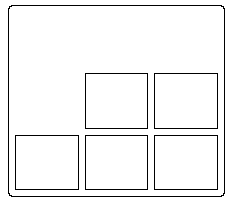
#> input picture foreground/foreground: 0.png, 232 x 204 px; its folder holds only this picture in this run
$ python test.py 'foreground/foreground: 0.png' 5 5
#> lines starting #> are read from the running program, lines starting #| are printed output that depends on the picture; after the words box and inside, x2 and y2 are one past the last pixel; in counts of white or black regions, pixels touching at a corner belong together
#> further down, im is the input picture: shape (204, 232, 3); 95.8% white; black in thin lines or dots, all inside (x1, y1, x2, y2) = (8, 5, 225, 197)
### img_to_stl/texton_color_utils.py
import cv2
import sys
import numpy as np
from img_to_stl.create_LM_filters import LMFilters
from img_to_stl.convolve_LM_filters import preprocessImageWithKernles
from img_to_stl.get_final_vectors import createVector
from img_to_stl.K_Means import KMeansLMfilters
from img_to_stl.reconstruct_image import reconstructImage
import random
random.seed(128)

class Textons(object):
    def __init__(self, image, cluster_centers, iterations, type_of_assignment):
        """
        inputs:
            1.image ==> numpy array (grayscaled image)
            2.number of cluster centers ==> integer
            3.number of iterations ==> integers
            4.type of colors assignment in the final image ==> integer 0 for 'RANDOM' or 1 for'DEFINED'

        output:
            numpy array of image after k means wiht LM filters
        """
#> called with cluster_centers = 5, iterations = 5, type_of_assignment = 1

        try:
            self.im_color = image
            self.im_intermediate  = np.zeros_like(self.im_color)
            self.im_intermediate[:] = self.im_color.mean(axis=-1, keepdims = 1)
            self.im = self.im_intermediate[:,:,0]

        except:
            print("Error loading image!")
            sys.exit()

        self.cluster_centers = cluster_centers
        self.iterations = iterations
        self.type_of_assignment = type_of_assignment

    def textons(self):
        #create LM filters
        LM_filters = LMFilters()
        filters = np.array(LM_filters.makeLMfilters())#import filters as numpy array
        #check filters
        #print("filters created...")
        #print(filters.shape)
        #genrate vectors applying kMeans
        I = preprocessImageWithKernles(self.im, self.im_color)
        I.merge()
        I.apply_kernel(filters)
        ##I.apply_kernel(np.load("LMkernels.npy"))
        features_for_kmeans, color_image = I.create_vectors()
        # [5 lines of commented-out code are left out]
        V = createVector(features_for_kmeans, self.im, color_image)
        final_feature_vectors = V.generateVectors()
        # [5 lines of commented-out code are left out]
        K = KMeansLMfilters(final_feature_vectors, no_of_clusters=self.cluster_centers,no_of_iterations=self.iterations)
        final = K.kMeans()
        #print("done")
        #reconstrcut image after k means
        final_image = reconstructImage(final,image=self.im,number_of_centers=self.cluster_centers,
                                        assignment_type= self.type_of_assignment)
        display_image = final_image.reconstruct()
        #print('final image array ...')
        return display_image

### img_to_stl/create_LM_filters.py
import cv2
import sys
import numpy as np

class LMFilters(object):
    """
    generate LM filters for textons
    """
    def __init__(self):
        pass

    def gaussian1d(self, sigma, mean, x, ord):
        """
        return gaussian differentiation for 1st and 2nd order deravatives
        """
        x = np.array(x)
        x_ = x - mean
        var = sigma**2
        # Gaussian Function
        g1 = (1/np.sqrt(2*np.pi*var))*(np.exp((-1*x_*x_)/(2*var)))

        if ord == 0:
            g = g1
            return g #gaussian function
        elif ord == 1:
            g = -g1*((x_)/(var))
            return g #1st order differentiation
        else:
            g = g1*(((x_*x_) - var)/(var**2))
            return g #2nd order differentiation

    def gaussian2d(self,sup, scales):
        var = scales * scales
        shape = (sup,sup)
        n,m = [(i - 1)/2 for i in shape]
        x,y = np.ogrid[-m:m+1,-n:n+1]
        g = (1/np.sqrt(2*np.pi*var))*np.exp( -(x*x + y*y) / (2*var) )
        return g

    def log2d(self,sup, scales):
        var = scales * scales
        shape = (sup,sup)
        n,m = [(i - 1)/2 for i in shape]
        x,y = np.ogrid[-m:m+1,-n:n+1]
        g = (1/np.sqrt(2*np.pi*var))*np.exp( -(x*x + y*y) / (2*var) )
        h = g*((x*x + y*y) - var)/(var**2)
        return h

    def makefilter(self, scale, phasex, phasey, pts, sup):

        gx = self.gaussian1d(3*scale, 0, pts[0,...], phasex)
        gy = self.gaussian1d(scale,   0, pts[1,...], phasey)

        image = gx*gy

        image = np.reshape(image,(sup,sup))
        return image

    def makeLMfilters(self):
        sup     = 49
        scalex  = np.sqrt(2) * np.array([1,2,3])
        norient = 6
        nrotinv = 12

        nbar  = len(scalex)*norient
        nedge = len(scalex)*norient
        nf    = nbar+nedge+nrotinv
        F     = np.zeros([sup,sup,nf])
        hsup  = (sup - 1)/2

        x = [np.arange(-hsup,hsup+1)]
        y = [np.arange(-hsup,hsup+1)]

        [x,y] = np.meshgrid(x,y)

        orgpts = [x.flatten(), y.flatten()]
        orgpts = np.array(orgpts)

        count = 0
        for scale in range(len(scalex)):
            for orient in range(norient):
                angle = (np.pi * orient)/norient
                c = np.cos(angle)
                s = np.sin(angle)
                rotpts = [[c+0,-s+0],[s+0,c+0]]
                rotpts = np.array(rotpts)
                rotpts = np.dot(rotpts,orgpts)
                F[:,:,count] = self.makefilter(scalex[scale], 0, 1, rotpts, sup)
                F[:,:,count+nedge] = self.makefilter(scalex[scale], 0, 2, rotpts, sup)
                count = count + 1

        count = nbar+nedge
        scales = np.sqrt(2) * np.array([1,2,3,4])

        for i in range(len(scales)):
            F[:,:,count]   = self.gaussian2d(sup, scales[i])
            count = count + 1

        for i in range(len(scales)):
            F[:,:,count] = self.log2d(sup, scales[i])
            count = count + 1

        for i in range(len(scales)):
            F[:,:,count] = self.log2d(sup, 3*scales[i])
            count = count + 1

        return F

### img_to_stl/convolve_LM_filters.py
import cv2
import sys
import numpy as np

class preprocessImageWithKernles(object):
    """
    create vector features after applying kernels
    """
    def __init__(self, image, image_color):
        #convert image to grayscale
        self.im = image
        self.im_color = image_color


    def merge(self):
        """
        apply gaussian blur
        """
        self.out = cv2.GaussianBlur(self.im,(7,7),0)
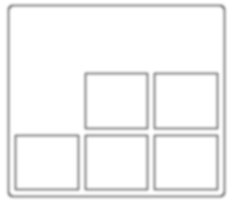
#> self.out: shape (204, 232); min 161, max 255, mean 244.3
        self.out_color = cv2.GaussianBlur(self.im_color,(7,7),0)

    def apply_kernel(self, kernels):
        """
        apply LM filter kernels on the image after preprocessing
        """
        image = []

        for i in range(kernels.shape[2]):
            image.append(cv2.filter2D(self.out, -1, kernels[:,:,i]))
#> after the loop, image = 48 items

        self.image_after_filters = np.array(image)
        #print("creating filtered image...")
        #print(self.image_after_filters.shape)

    def create_vectors(self):
        """
        return vectors created for each pixel
        """
        point_vector = list()
        for row in range(self.image_after_filters.shape[1]):
            for col in range(self.image_after_filters.shape[2]):
                point_vector.append(self.image_after_filters[:,row, col])
#> after the loop, point_vector = 47328 items
        self.pixel_point_vector = np.array(point_vector)
        #print(self.pixel_point_vector.shape)
        #print("initial vector...")
        return self.pixel_point_vector, self.out_color

### img_to_stl/get_final_vectors.py
import cv2
import sys
import numpy as np
from sklearn.preprocessing import normalize

class createVector(object):
    """
    This class creates the final vector
    """

    def __init__(self, vector, image, color_image):
        self.v = vector
        self.im = image
        self.im_color = color_image
        #print(self.im_color[50,50,:])
    def generateVectors(self):
        """
        generate feature vector with row, col and cluster center values
        """
        hold = []
        for i in range(self.im.shape[0]):
            for j in range(self.im.shape[1]):
                b, g, r = self.im_color[i, j, :]
                hold.append([b/255.0, g/255.0, r/255.0, i, j])
#> after the loop, hold = 47328 items
        hold = np.array(hold)
        self.v = normalize(self.v, axis=0)
        complete_vector = np.concatenate((self.v, hold), axis= 1)
        #print("complete vector ...")
        #print(complete_vector.shape)
        center_indices = np.full((complete_vector.shape[0], 1), -1)
        complete_vector = np.concatenate((complete_vector, center_indices), axis=1)
        print('complete vector')
        print(complete_vector.shape)
#| (47328, 54)
        return complete_vector

### img_to_stl/K_Means.py
import cv2
import sys
import numpy as np
import warnings
warnings.filterwarnings('error')
np.random.seed(128)

class KMeansLMfilters(object):
    """
    apply kmeans on the feature vector extracted

    output:
        1. updated numpy array for the image
        2. centroid values
    """
    def __init__(self, X, no_of_clusters, no_of_iterations):
        self.X = X
        self.clusters = int(no_of_clusters)
        self.iterations = int(no_of_iterations)

    def initializ_centroids(self):
        """
        randomly select data points as centers
        """
        centers =  self.X[np.random.choice(self.X.shape[0], self.clusters, replace=False), :]
        return centers[:,:self.X.shape[1]-3]

    def EuclideanDistance(self, X, Y):
        """
        return euclidean distace between two vectors
        """
        return np.sqrt(np.sum((X-Y)**2, axis=1))

    def assign_centers(self, centroids):
        """
        assignn closest center to the vecctor
        """
        for features in range(self.X.shape[0]):
            mindist = self.EuclideanDistance(centroids,self.X[features][:self.X.shape[1]-3])
            index = np.argmin(mindist)
            self.X[features][self.X.shape[1]-1] = index
        return self.X

    def update_centroids(self):
        """
        update cluster centers
        """
        class_dict = {}
        for _ in range(self.clusters):
            class_dict[_] = list(self.X[i,:self.X.shape[1]-3] for i in np.asarray((self.X[:,self.X.shape[1]-1]==_).nonzero()))
        for _ in range(self.clusters):
            temp = np.array(class_dict[_])
            class_dict[_] = list(np.mean(np.reshape(temp, (temp.shape[1],temp.shape[2])),axis=0))
        new_centroids = []
        for _ in range(self.clusters):
            new_centroids.append(class_dict[_])
        centers = np.array(new_centroids)
        return centers

    def kMeans(self):
        """
        apply kMeans
        """
        rerun_flag = 0
        while(rerun_flag==0):
            centers = self.initializ_centroids()
            try:
                for _ in range(self.iterations):
                    print("[",end = "" )
                    print("#"*(_+1), end="")
                    print("_"*(self.iterations-_-1), end="")
                    print("]", end=" ")
                    print("iterations completed:" + str(_+1)+"/" + str(self.iterations))
                    self.X = self.assign_centers(centers)
                    centers = self.update_centroids()
                rerun_flag = -1
            except Warning:
                print("Rerun!! Problem with centroid alloaction!")
                print("Try changing the values of number of clusters and/or number of iterations!")

        return self.assign_centers(centers)

### img_to_stl/reconstruct_image.py
import cv2
import sys
import numpy as np
np.random.seed(128)

class reconstructImage(object):
    def __init__(self, feature_vector, image, number_of_centers, assignment_type='RANDOM'):
        '''
        assignment type 'RANDOM' is suited more for higher number of clusters
        assignment type 'DEFINED' is better suited when number of clusters is less than 15
        however the assignemnt types do not impact the performance of the code in any significant way
        '''

        self.v = feature_vector
        self.im = image
        self.c = number_of_centers
        self.type = assignment_type
    def reconstruct(self):
        """
        assign pixel values from the feature vectors
        """
        if(self.type==0):
            colors = np.random.randint(256, size=(int(self.c), 1))

        elif (self.type==1):
            colors = list()
            for i in range(0, 256, int(256//int(self.c))):
                colors.append([i])
            colors = np.array(colors)
        else:
            print('color scheme unavailable !!')
            print('using colors scheme "RANDOM"')

        image = np.zeros_like(self.im)
        for _ in range(self.v.shape[0]):
            x,y,k = self.v[_,self.v.shape[1]-3], self.v[_,self.v.shape[1]-2], self.v[_,self.v.shape[1]-1]
           # print(x,y, k)
            image[int(x),int(y)] = colors[int(k)]
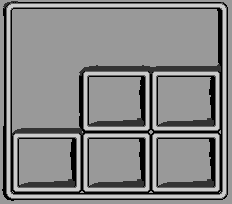
#> image: shape (204, 232); min 0, max 204, mean 134.1

        return image

### test.py
from traceback import format_exc
import numpy as np
from preprocess import preprocess
from texton_color_utils import Textons
import cv2
import sys
import os

im = cv2.imread(sys.argv[1])
# [6 lines of commented-out code are left out]

tex = Textons(im, int(sys.argv[2]), int(sys.argv[3]), 1)
im = tex.textons()
centers = np.unique(im)
#> centers = [0, 51, 102, 153, 204]

for _ in range(int(sys.argv[2])):
    show = np.zeros_like(im)
    show[im==centers[_]] = 255
    #show = cv2.morphologyEx(show, cv2.MORPH_OPEN, np.ones((5, 5)))
    cv2.imwrite('/home/adkishor/projects/mindspark-16-team-chicken-tenders/foreground/foreground: '+str(_) + '.png', cv2.bitwise_not(show))
#> this loop made 5 passes
#> pass 1, `cv2.imwrite('/home/adkishor/projects/mindspark-16-team-chicken-tenders..`:
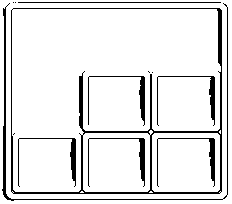
#> saved as foreground: 0.png: shape (204, 232); 89.8% white; 13 black regions (5 under 20 px), largest, box (x1, y1, x2, y2) and area: (11, 8, 222, 194) 2174, (2, 3, 228, 201) 894, (88, 138, 145, 187) 314
#> pass 2, `cv2.imwrite('/home/adkishor/projects/mindspark-16-team-chicken-tenders..`:
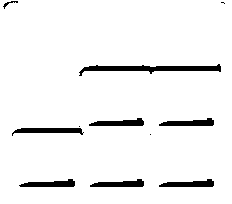
#> saved as foreground: 1.png: shape (204, 232); 94.6% white; 11 black regions (3 under 20 px), largest, box (x1, y1, x2, y2) and area: (79, 64, 221, 76) 715, (12, 128, 84, 136) 339, (19, 179, 75, 187) 293
#> after the loop:
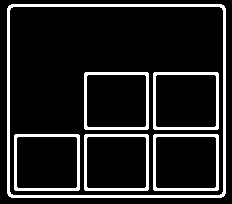
#> show: shape (204, 232); 12.6% white; 6 white regions, box (x1, y1, x2, y2) and area: (7, 4, 226, 198) 2430, (153, 72, 219, 130) 708, (84, 72, 149, 130) 702, (14, 134, 80, 191) 702, (153, 134, 219, 191) 702, (84, 134, 149, 191) 696

for _ in range(int(sys.argv[2])):
    show = np.zeros_like(im)
    show[im==centers[_]] = 255
    show = cv2.morphologyEx(show, cv2.MORPH_OPEN, np.ones((5, 5)))
    cv2.imwrite('/home/adkishor/projects/mindspark-16-team-chicken-tenders/edges/edges: '+str(_) + '.png', cv2.bitwise_not(show))
#> this loop made 5 passes
#> pass 1, `show = cv2.morphologyEx(show, cv2.MORPH_OPEN, np.ones((5, 5)))`:
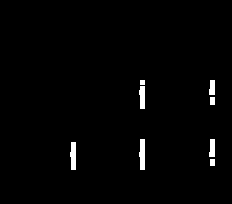
#> show: shape (204, 232); 1.5% white; 8 white regions, largest, box (x1, y1, x2, y2) and area: (139, 139, 145, 170) 160, (70, 142, 76, 170) 145, (139, 86, 145, 109) 120
#> pass 2, `show = cv2.morphologyEx(show, cv2.MORPH_OPEN, np.ones((5, 5)))`:
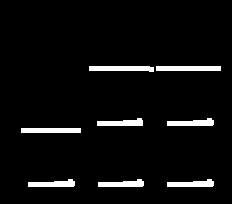
#> show: shape (204, 232); 4.8% white; 8 white regions, largest, box (x1, y1, x2, y2) and area: (89, 66, 154, 72) 326, (156, 66, 221, 71) 325, (21, 128, 81, 133) 300
#> after the loop: show: shape (204, 232); every value is 0


cv2.imshow("image", im)
cv2.waitKey(0)
cv2.destroyAllWindows()

f = os.listdir("/home/adkishor/projects/mindspark-16-team-chicken-tenders/foreground/")
#> (the run stopped early here; a loop or call above may not have finished)
